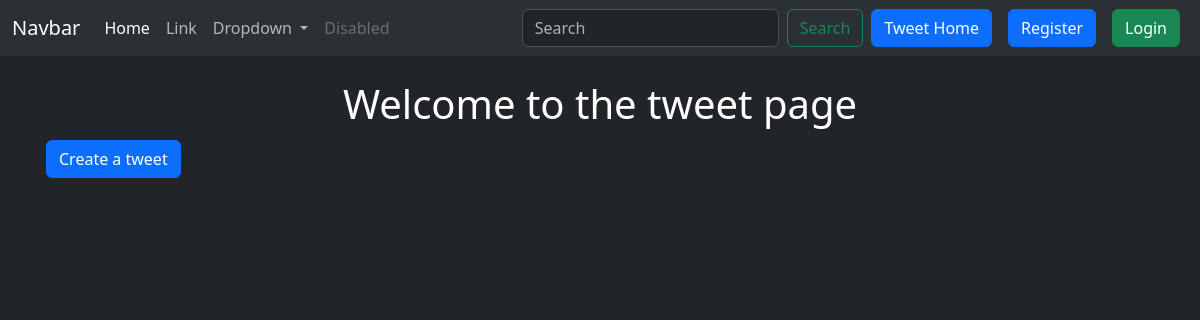
The page /tweet/ on the database as committed earlier.
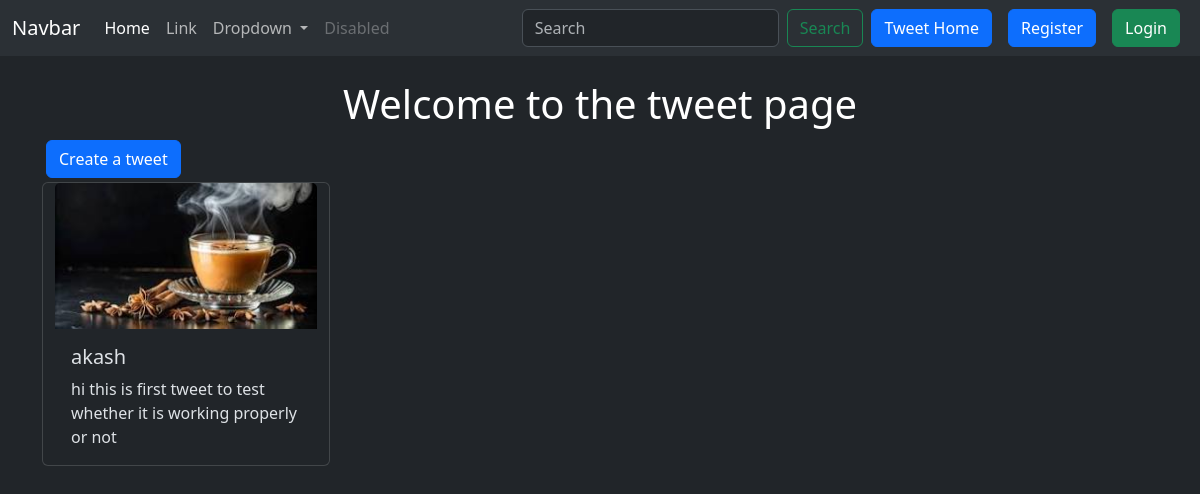
The same page on the database as committed later.
### tweet/models.py (models this page shows, shortened)
class Tweet(models.Model):
    user = models.ForeignKey(User, on_delete=models.CASCADE)
    content = models.TextField(max_length=500)
    photo=models.ImageField(upload_to='photos/',blank=True,null=True)
    created_at = models.DateTimeField(auto_now_add=True)
    updated_at=models.DateTimeField(auto_now_add=True)

### tweet/views.py (the view)
# urls.py: path('',views.tweet_list,name='tweet_list'),
def tweet_list(request):
    tweets=Tweet.objects.all().order_by('-created_at')
    return render(request,'tweet_list.html',{'tweets':tweets})

### tweet/templates/tweet_list.html (shortened to what this page needs)
{% extends "layout.html" %}
{% block content %}
<h1 class='text-center text-white mt-4'>Welcome to the tweet page</h1>
<a class="btn btn-primary m-1" href="{% url 'tweet_create'%}">Create a tweet</a>
<div class="container row gap-3">
    {% for tweet in tweets %}
    <div class="card" style="width: 18rem;">
        <img src="{{tweet.photo.url}}" class="card-img-top" alt="...">
        <div class="card-body">
          <h5 class="card-title">{{tweet.user.username}}</h5>
          <p class="card-text">{{tweet.content}}</p>
        </div>
      </div>
    {% endfor %}
</div>
{% endblock %}

Rows that differ between the two databases and show on the page:
added Tweet: photo (picture), user.username "akash", content "hi this is first tweet to test whether it is working properly or not"
